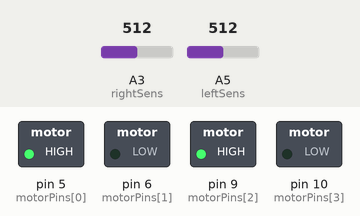
Recording of a sketch running on a simulated Arduino Uno, built with avr-gcc and run on an emulated ATmega328P. Shown: switched loads named in the sketch (green lamp = pin HIGH). The test bench sets the inputs (shaded band); at power-on: A3 (rightSens) = 512, A5 (leftSens) = 512.

Above: at 3.3 s.
3.4 s: A3 (rightSens) set to 93
At 6.1 s:
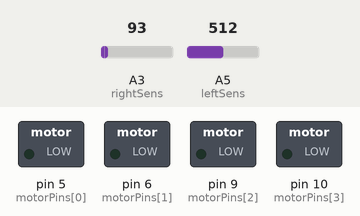
8.4 s: A3 (rightSens) set to 85
17.7 s: A5 (leftSens) set to 93
22.7 s: A5 (leftSens) set to 77
At 23.8 s:
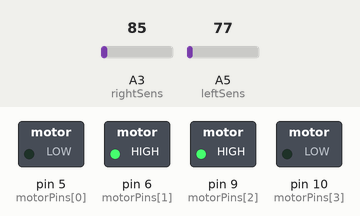
27.7 s: A3 (rightSens) set to 122
At 28.8 s:
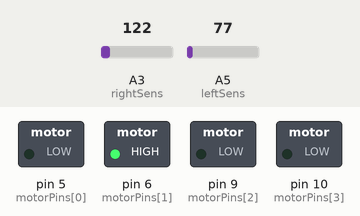
32.7 s: A3 (rightSens) set to 78
At 33.6 s:
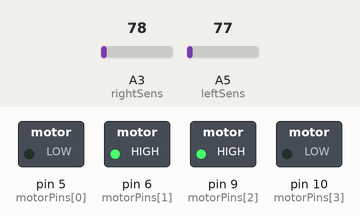
Timing chart, 0 to 35.7 s (numbered marks = the images above; inputs shaded):
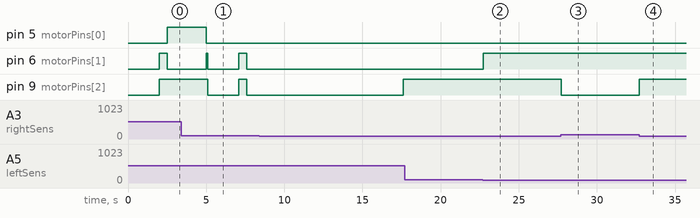

The sketch:

Line_Following_Robot_Code.ino
```cpp
/*
  Line Following Robot

  This program will use two motors and two sensors to follow a black line on a white board. At intersections
  the robot will make a noticable stop. Once it reaches the end of the first lap, it will make a 180 degree
  turn and make its way back. Once it reaches the end of the second lap, the robot will stop.

  Made by : Daniel Roufail

  June 17, 2022

  Version 2
*/

// Setting up variables/constants

// An array called "motorPins" is declared to hold all the motor pins
// It uses the data type "byte" because all the values fall between 0 and 255
byte motorPins[] = {5, 6, 9, 10};

// A variable called "counter" is declared for the array index
// This will be used to cycle through all the pins in the array
// It uses the data type "byte" because all the possible values fall between 0 and 255
byte counter;

// A constant called "rightSens" is set for the right sensor pin
// It uses the data type "byte" because the value falls between 0 and 255
byte rightSens = A3;

// a constant called "leftSens" is set for the left sensor pin
// It uses the data type "byte" because the value falls between 0 and 255
byte leftSens = A5;

// The variable "senseReadL" is declared to store the left sensor's value
// It uses the data type "int" because all its possible values fall between -32768 and 32767
int senseReadL;

// The variable "senseReadR" is declared to store the right sensor's value
// It uses the data type "int" because all its possible values fall between -32768 and 32767
int senseReadR;

// A constant for the number of laps the robot will do
// It uses the data type "byte" because the value falls between 0 and 255
byte rounds = 1;


// Setting up the pins
// Runs code only once
void setup() {

  // Sets the right and left sensors' pins as input pins
  // This means the pins will be recieving values from the sensor
  pinMode(rightSens, INPUT);
  pinMode(leftSens, INPUT);

  // Setting up motor pins as output pins
  // This means there will be power sent out from these pins to the motor controller
  for (counter = 0; counter < 4; counter++) {
    pinMode(motorPins[counter], OUTPUT);
  }

}

// Runs code infinitly
void loop() {

  // Getting sensor values
  // The left sensor values are stored in the variable "senseReadL"
  // The right sensor values are stored in the variable "senseReadR"
  senseReadL = analogRead(leftSens);
  senseReadR = analogRead(rightSens);

  // With the resistor added the value of white for both sensors is 30
  // The value for black for both sensors is 145
  // This means when checking to see if the sensors are white, the value is < 88 and for black it is > 88

  // If both sensors sense white the robot will move straight move straight
  if (senseReadR < 88 and senseReadL < 88) {

    // Sends power to the pins 6 and 9 while pins 5 and 10 do not receive any
    digitalWrite(motorPins[0], LOW);
    digitalWrite(motorPins[3], LOW);
    digitalWrite(motorPins[1], HIGH);
    digitalWrite(motorPins[2], HIGH);

    // A delay is added for .02 seconds to give the motors and sensors time to react
    delay(20);
  }

  // If both sensors sense black, it will stop for 2 seconds then move straight for 0.5 seconds
  else if (senseReadR > 88 and senseReadL > 88) {

    // Turns the pins 6 and 9 off
    digitalWrite(motorPins[1], LOW);
    digitalWrite(motorPins[2], LOW);

    // Adds a delay for 2 seconds so that the robot stops for that amount of time
    delay(2000);

    // Sends power to the pins 6 and 9
    digitalWrite(motorPins[1], HIGH);
    digitalWrite(motorPins[2], HIGH);

    // Adds a delay of 0.5 seconds to allow the robot to get off the black before sensing again
    delay(500);

    // Reads the values of the sensors again and stores them in the same variables
    senseReadL = analogRead(leftSens);
    senseReadR = analogRead(rightSens);

    // If both sensors sense black again during round 1, make a 180 degree turn
    // This means it has reached the end of the first lap
    if (senseReadR > 88 and senseReadL > 88 and rounds == 1) {

      // The robot will make a tank turn
      // This is done by sending power to pins 5 and 9 while cutting the power from pin 6
      digitalWrite(motorPins[1], LOW);
      digitalWrite(motorPins[0], HIGH);
      digitalWrite(motorPins[2], HIGH);

      // Adds a 2.5 second delay to show how long the pins need to be on to complete the turn
      delay(2500);

      // The robot will then move straight for .1 seconds to realign itself
      // This is done by turning pin 5 off and by sending power to pins 6 and 9
      digitalWrite(motorPins[0], LOW);
      digitalWrite(motorPins[1], HIGH);
      digitalWrite(motorPins[2], HIGH);

      // There is a delay added for .1 seconds
      delay(100);

      // This shows the counter for the end of the first lap
      rounds += 1;
    }

    // if it is both black again but round 2, make a stop for 10 seconds
    else if (senseReadR > 88 and senseReadL > 88 and rounds > 1) {

      // Turns both pins 6 and 9 off
      digitalWrite(motorPins[1], LOW);
      digitalWrite(motorPins[2], LOW);

      // Adds a delay for 10 seconds
      delay(10000);

      // Represents the end of the second lap
      rounds = 1;
    }
  }

  // if the right sensor senses black, the left motor is turned on
  // This is used to align the robot when it makes turns
  else if (senseReadR > 88){

    // Turns on pin 6 and turns off pin 9
    digitalWrite(motorPins[2], LOW);
    digitalWrite(motorPins[1], HIGH);

    // Adds a delay for 0.02 seconds to give time for the sensors and motors to react
    delay(20);
  }

  // if the left sensor senses black, the right motor is turned on
  // This is used to align the robot when it makes turns
  else if (senseReadL > 88){

    // Turns on pin 9 and turns off pin 6
    digitalWrite(motorPins[1], LOW);
    digitalWrite(motorPins[2], HIGH);

    // Adds a delay for 0.02 seconds to give time for the sensors and motors to react
    delay(20);
  }

}
```

Measured:
- after the input at 8.4 s, pin 9 (motorPins[2]): LOW → HIGH after 9.2 s
- after the input at 17.7 s, every drawn part: stays the same
- after the input at 22.7 s, pin 6 (motorPins[1]): LOW → HIGH at once
- after the input at 27.7 s, pin 9 (motorPins[2]): HIGH → LOW at once
- after the input at 32.7 s, pin 9 (motorPins[2]): LOW → HIGH at once
